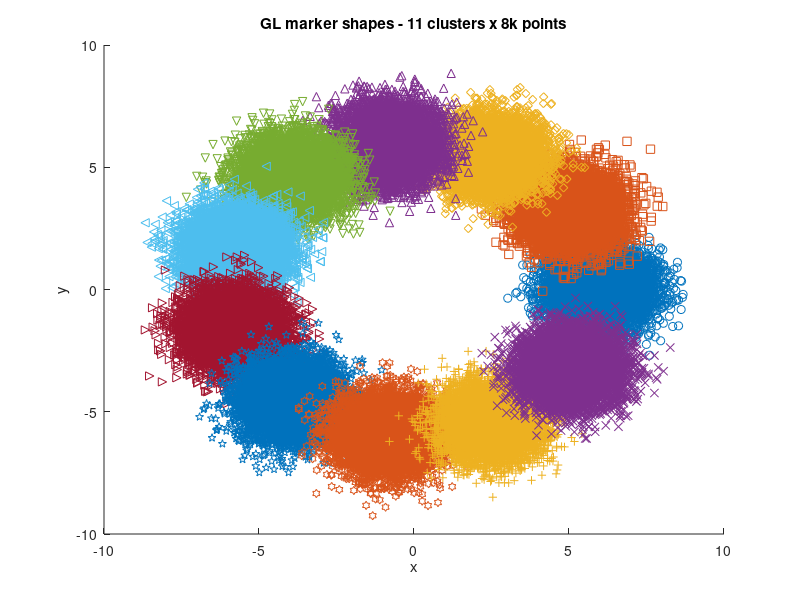

This figure's MATLAB source:
% Marker Shapes — every GL marker on large scatter
% Eleven 8k-point clusters, each a different marker shape (o s d ^ v < > p h
% + x), all drawn on the GPU point path via the shape atlas. A big categorical
% scatter with mixed markers stays fast and the shapes match the SVG fallback.


clear
close all

markers = {'o', 's', 'd', '^', 'v', '<', '>', 'p', 'h', '+', 'x'};
n = 8000;

figure
hold on
for k = 1:numel(markers)
    ang = (k - 1) / numel(markers) * 2 * pi;
    px = 6 * cos(ang) + randn(1, n) * 0.8;
    py = 6 * sin(ang) + randn(1, n) * 0.8;
    plot(px, py, markers{k})
end
hold off
title('GL marker shapes - 11 clusters x 8k points')
xlabel('x')
ylabel('y')
